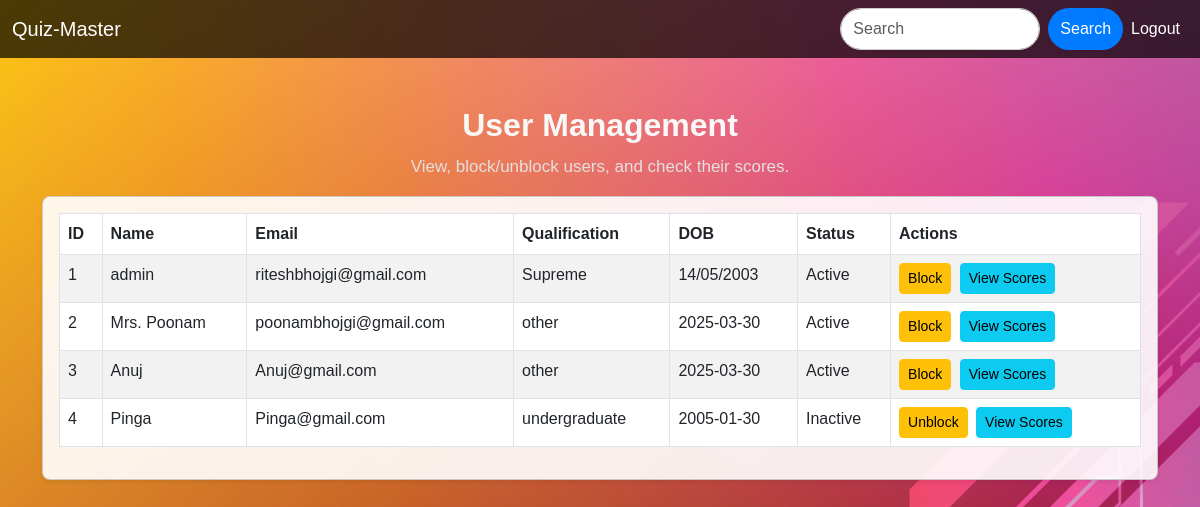
/manage_users (signed in), run on an earlier commit of the app's database.
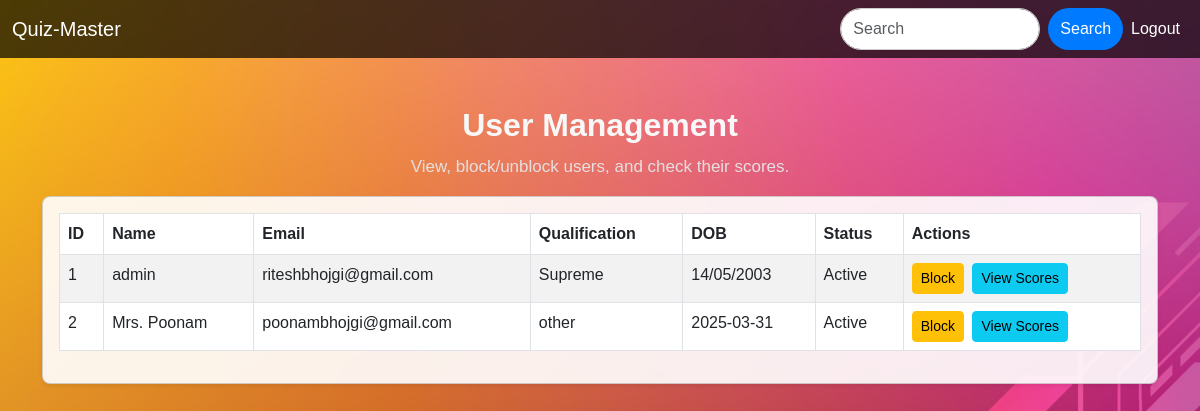
And on a later commit of the database.
### controller/Models.py (models this page shows)
class User(db.Model):
    __tablename__ = 'user'
    user_id = db.Column(db.Integer, primary_key=True)
    user_email = db.Column(db.String(120), unique=True, nullable=False)
    user_passw = db.Column(db.String(120), nullable=False)
    user_name = db.Column(db.String(120), unique=True, nullable=False)
    user_qualification = db.Column(db.String(120), nullable=True)
    user_dob = db.Column(db.String(120), nullable=False)
    user_status = db.Column(db.String(120), nullable=False, default='active')
    user_quiz_attempts = db.relationship('QuizAttempt', back_populates='user', overlaps="quiz_attempts")
    quiz_attempts = db.relationship('QuizAttempt', overlaps="user_quiz_attempts")

### controller/routes.py (the view)
@app.route('/manage_users')
def manage_users():
    if 'admin' not in session.get('user_name', None):
        flash('You are not authorized to view this page')
        return redirect(url_for('home'))
    try:
        import os
        conn = sqlite3.connect(os.path.join('instance', 'database.sqlite3'))
        cursor = conn.cursor()
        cursor.execute("SELECT * FROM user")
        users = cursor.fetchall()
        conn.close()
    except sqlite3.Error as e:
        print(f"Database error: {e}")
        flash('Database error occurred!')
        return redirect(url_for('home'))
    user_list = []
    for user in users:
        user_dict = {
            'user_id': user[0],
            'user_email': user[1],
            'user_pass': user[2],
            'user_name': user[3],
            'user_qualification': user[4],
            'user_dob': user[5],
            'user_status': user[6]  # Ensure user_status is included
        }
        user_list.append(user_dict)
    return render_template('manage_users.html', users=user_list)

### templates/manage_users.html (shortened to what this page needs)
{% extends 'base.html' %}
{% block content %}
<div class="container mt-5">
    <h3 class="text-center welcome-title">User Management</h3>
    <p class="text-center welcome-subtitle">View, block/unblock users, and check their scores.</p>
    <div class="card shadow-sm">
        <div class="card-body">
            <div class="table-responsive">
                <table class="table table-bordered table-striped">
                    <thead class="thead-dark">
                        <tr>
                            <th>ID</th>
                            <th>Name</th>
                            <th>Email</th>
                            <th>Qualification</th>
                            <th>DOB</th>
                            <th>Status</th>
                            <th>Actions</th>
                        </tr>
                    </thead>
                    <tbody>
                        {% for user in users %}
                        <tr>
                            <td>{{ user['user_id'] }}</td>
                            <td>{{ user['user_name'] }}</td>
                            <td>{{ user['user_email'] }}</td>
                            <td>{{ user['user_qualification'] }}</td>
                            <td>{{ user['user_dob'] }}</td>
                            <td>{{ 'Inactive' if user['user_status'] == 'inactive' else 'Active' }}</td>
                            <td>
                                <a href="{{ url_for('toggle_user_status', user_id=user['user_id']) }}" class="btn btn-warning btn-sm">
                                    {{ 'Unblock' if user['user_status'] == 'inactive' else 'Block' }}
                                </a>
                                <a href="{{ url_for('view_user_scores_individually', user_id=user['user_id']) }}" class="btn btn-info btn-sm mx-1">View Scores</a>
                            </td>
                        </tr>
                        {% endfor %}
                    </tbody>
                </table>
            </div>
        </div>
    </div>
</div>
{% endblock %}

### templates/base.html (shortened to what this page needs)
<!DOCTYPE html>
<html lang="en">
    <head>
        {% block ui_bcss %}
        <link href="https://cdn.jsdelivr.net/npm/bootstrap@5.3.0-alpha3/dist/css/bootstrap.min.css" rel="stylesheet">
        {% endblock %}
        <link rel="stylesheet" href="{{ url_for('static', filename='styles.css') }}">
    </head>
    <body style="color: #f5f1f1; background-image: url('{{ url_for("static", filename="bg.jpg") }}'); background-size: cover; background-repeat: no-repeat; background-attachment: fixed;">
        {% include 'navbar.html' %}
        <div class="content">
            {% block content %}
            {% endblock %}
        </div>
    </body>
</html>

### templates/navbar.html (shortened to what this page needs)
<nav class="navbar navbar-expand-lg bg-light navbar a " >
    <div class="container-fluid" >
      <a class="navbar-brand" href="/">Quiz-Master</a>
      <div class="collapse navbar-collapse" id="navbarSupportedContent" >
        <form class="d-flex" role="search" action="{{ url_for('search') }}" method="GET">
          <input class="search-box form-control me-2" type="search" placeholder="Search" aria-label="Search" name="query">
          <button class="search-button btn btn-outline-success" type="submit">Search</button>
        </form>
        <ul class="navbar-nav">
          {% if session.get('user_email', None) %}
          <li class="nav-item ">
            <a class="nav-link active" aria-current="page" href="/logout">Logout</a>
          </li>
          {% endif %}
        </ul>
      </div>
    </div>
  </nav>

### static/styles.css (style rules this page uses)
.welcome-title { font-size: 32px; font-weight: 600; color: #f8f8f8; font-family: 'Montserrat', sans-serif; }
.welcome-subtitle { font-size: 17px; color: #e6dfdf; margin-top: 10px; }
.search-box { width: 200px; padding: 8px 12px; border-radius: 21px; border: 1px solid #ccc; }
.search-button { background-color: #007BFF; color: white; padding: 8px 12px; border: none; border-radius: 21px; cursor: pointer; transition: background-color 0.3s; }
.card { background-color: rgba(255, 255, 255, 0.9); box-shadow: 0px 4px 8px rgba(0, 0, 0, 0.1); border-radius: 8px; }
.navbar { background-color: rgba(0, 0, 0, 0.7) !important; color: #FFFFFF !important; }
.navbar .nav-link, .navbar a, .navbar a:link, .navbar a:visited { color: #FFFFFF !important; }
body { font-family: Arial, sans-serif; background: url('../static/images/background.jpg') no-repeat center center fixed; background-size: cover; margin: 0; padding: 0; }

What changed in the data, as far as the page shows it:
removed User: user_id "3", user_name "Anuj", user_email "Anuj@gmail.com", user_qualification "other", user_dob "2025-03-30", user_status "Active", user_status "Block"
removed User: user_id "4", user_name "Pinga", user_email "Pinga@gmail.com", user_qualification "undergraduate", user_dob "2005-01-30", user_status "Inactive", user_status "Unblock"
changed User "Mrs. Poonam": user_dob "2025-03-30" → "2025-03-31"
